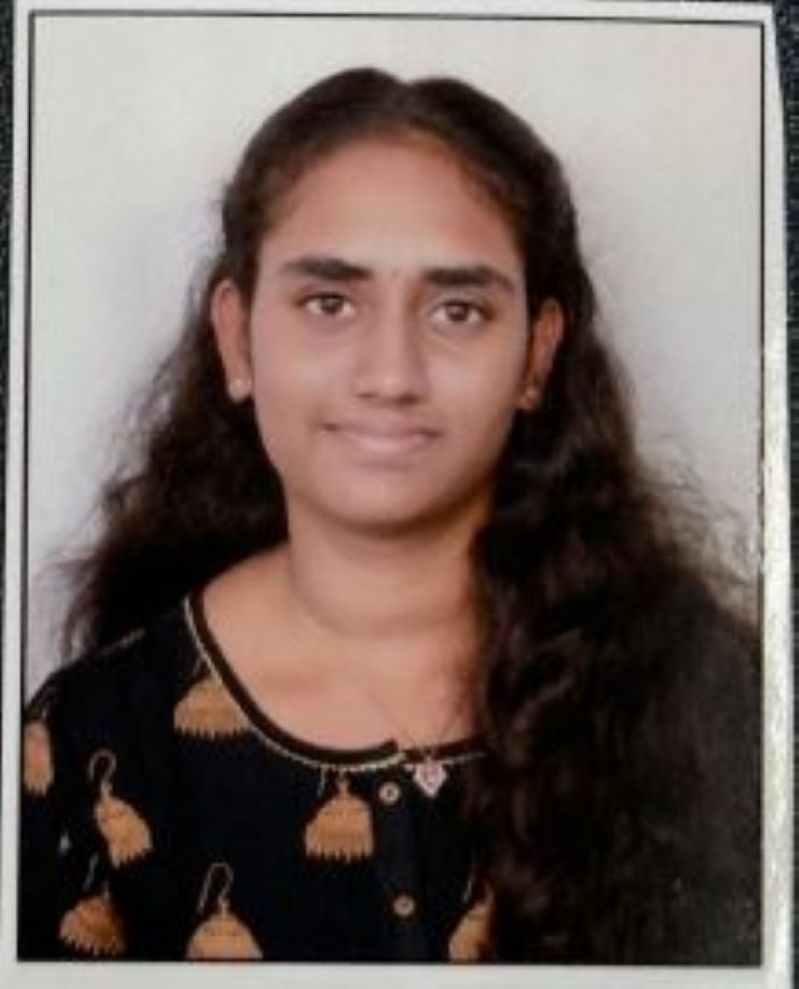
#> input picture sample_passport.jpg, 799 x 989 px
$ python -i face_extractor.py   (imports and definitions only)
#> lines starting #> are read from the running program, lines starting #| are printed output that depends on the picture
import os
import cv2
import numpy as np

def extract_face_from_document(doc_image_path: str, output_crop_path: str = "temp_doc_face.jpg") -> np.ndarray:
    """
    Detects and crops the portrait photo from an identity document.
    """
#> called with doc_image_path = 'sample_passport.jpg', output_crop_path = 'temp_doc_face.jpg'
    image = cv2.imread(doc_image_path)
#> image is the input picture: shape (989, 799, 3); mean B, G, R 95.6, 101.3, 115.2
    if image is None:
        raise ValueError(f"Could not load image from {doc_image_path}")

    # Locate Haar Cascade XML with robust fallbacks
    cascade_paths = [
        getattr(cv2.data, 'haarcascades', '') + 'haarcascade_frontalface_default.xml',
        os.path.join(os.path.dirname(__file__), 'haarcascade_frontalface_default.xml'),
        os.path.join(os.path.dirname(cv2.__file__), 'data', 'haarcascade_frontalface_default.xml'),
    ]
    face_cascade = None
    for cp in cascade_paths:
        if os.path.exists(cp):
            fc = cv2.CascadeClassifier(cp)
            if not fc.empty():
                face_cascade = fc
                break

    if face_cascade is None or face_cascade.empty():
        # Auto-download cascade file if missing from OpenCV wheel
        import urllib.request
        fallback_file = os.path.join(os.path.dirname(__file__), 'haarcascade_frontalface_default.xml')
        url = 'https://raw.githubusercontent.com/opencv/opencv/master/data/haarcascades/haarcascade_frontalface_default.xml'
        try:
            urllib.request.urlretrieve(url, fallback_file)
            face_cascade = cv2.CascadeClassifier(fallback_file)
        except Exception:
            pass

    if face_cascade is None or face_cascade.empty():
        raise RuntimeError("Failed to load OpenCV Haar Cascade face detector.")

    gray = cv2.cvtColor(image, cv2.COLOR_BGR2GRAY)
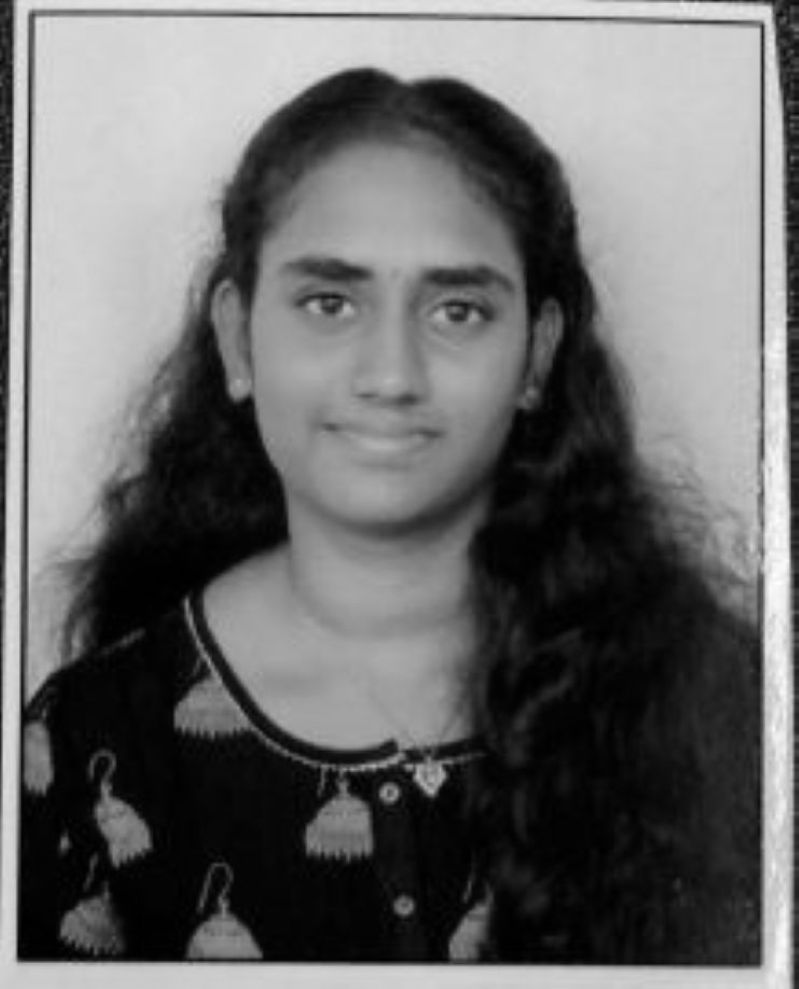
#> gray: shape (989, 799); min 0, max 254, mean 104.8

    # Detect faces
    faces = face_cascade.detectMultiScale(
        gray,
        scaleFactor=1.1,
        minNeighbors=5,
        minSize=(60, 60)
    )
#> faces = [[252, 541, 198, 198], [217, 165, 349, 349]]

    # Fallback to lower minNeighbors if initial detection finds nothing
    if len(faces) == 0:
        faces = face_cascade.detectMultiScale(
            gray,
            scaleFactor=1.05,
            minNeighbors=3,
            minSize=(50, 50)
        )

    if len(faces) == 0:
        raise ValueError("No face detected on the identity document. Ensure good lighting and orientation.")

    # Pick the largest detected face (the main portrait photo)
    largest_face = max(faces, key=lambda rect: rect[2] * rect[3])
#> largest_face = [217, 165, 349, 349]
    x, y, w, h = largest_face
#> x = 217; y = 165; w = 349; h = 349

    # Add a 15% padding around the face for better embedding quality
    pad_x = int(w * 0.15)
#> pad_x = 52
    pad_y = int(h * 0.15)
#> pad_y = 52

    h_img, w_img, _ = image.shape
#> h_img = 989; w_img = 799
    x1 = max(0, x - pad_x)
#> x1 = 165
    y1 = max(0, y - pad_y)
#> y1 = 113
    x2 = min(w_img, x + w + pad_x)
#> x2 = 618
    y2 = min(h_img, y + h + pad_y)
#> y2 = 566

    cropped_face = image[y1:y2, x1:x2]
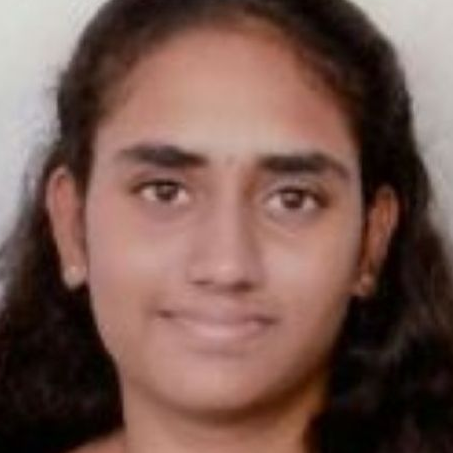
#> cropped_face: shape (453, 453, 3); mean B, G, R 78.9, 87.3, 116.8

    # Save the cropped face for inspection
    cv2.imwrite(output_crop_path, cropped_face)
    return cropped_face

>>> result = extract_face_from_document('sample_passport.jpg')

$ run again, on extracted_doc_face.jpg
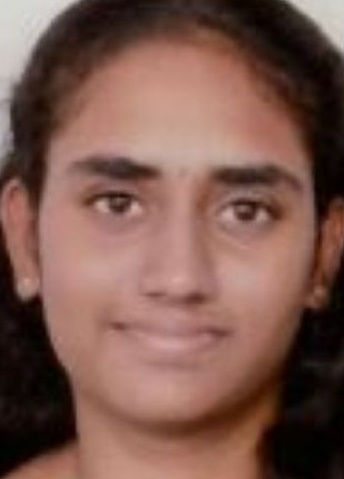
#> input picture extracted_doc_face.jpg, 344 x 479 px
#> in extract_face_from_document, image is the input picture: shape (479, 344, 3); mean B, G, R 78.1, 88.1, 123.7
#> in extract_face_from_document, `gray = cv2.cvtColor(image, cv2.COLOR_BGR2GRAY)`:
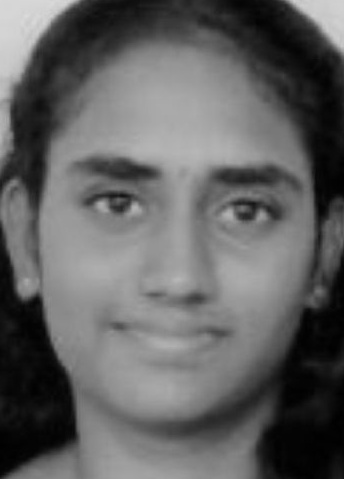
#> gray: shape (479, 344); min 0, max 220, mean 97.6
#> faces = [[37, 99, 284, 284]]
#> largest_face = [37, 99, 284, 284]
#> x = 37; y = 99; w = 284
#> pad_x = 42
#> x1 = 0
#> y1 = 57
#> x2 = 344
#> y2 = 425
#> in extract_face_from_document, `cropped_face = image[y1:y2, x1:x2]`:
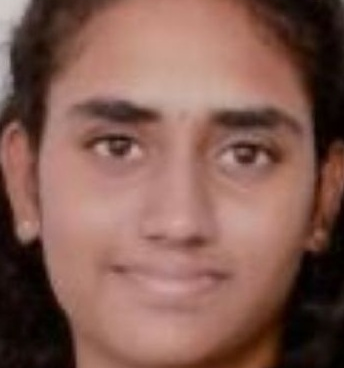
#> cropped_face: shape (368, 344, 3); mean B, G, R 82.7, 92.8, 131.2

$ run again, on sample_selfie.jpg
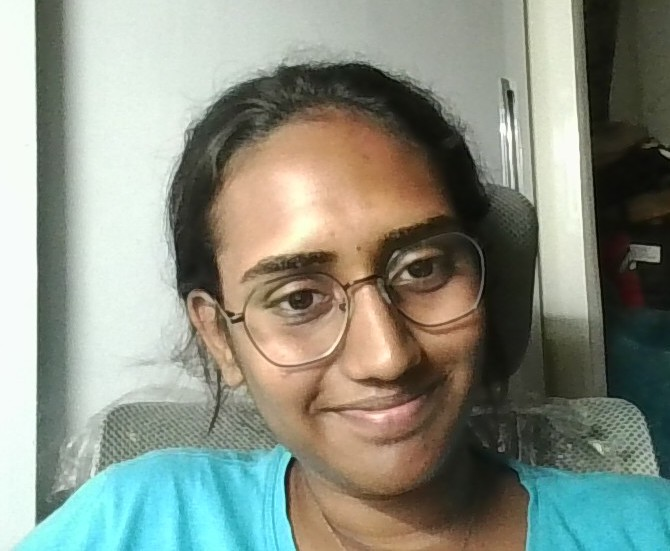
#> input picture sample_selfie.jpg, 670 x 551 px
#> in extract_face_from_document, image is the input picture: shape (551, 670, 3); mean B, G, R 131.1, 143.6, 137.4
#> in extract_face_from_document, `gray = cv2.cvtColor(image, cv2.COLOR_BGR2GRAY)`:
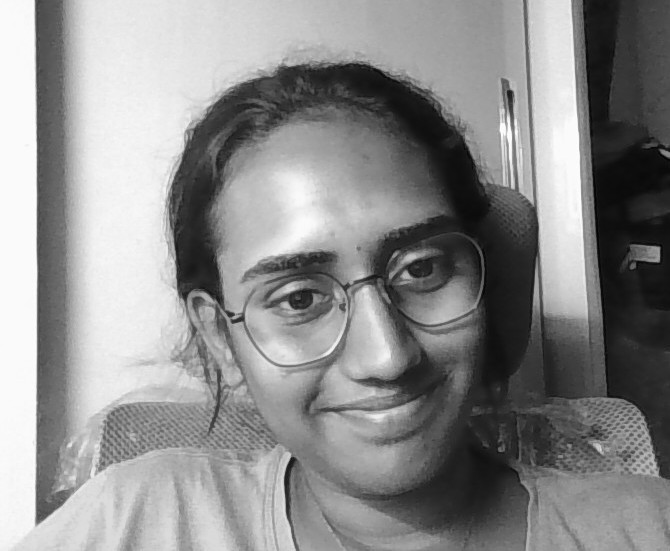
#> gray: shape (551, 670); min 1, max 254, mean 140.4
#> faces = [[176, 142, 364, 364]]
#> largest_face = [176, 142, 364, 364]
#> x = 176; y = 142; w = 364
#> pad_x = 54
#> x1 = 122
#> y1 = 88
#> x2 = 594
#> y2 = 551
#> in extract_face_from_document, `cropped_face = image[y1:y2, x1:x2]`:
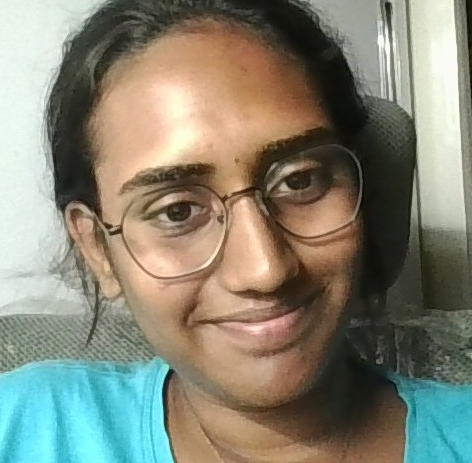
#> cropped_face: shape (463, 472, 3); mean B, G, R 116.8, 132.5, 133.1
